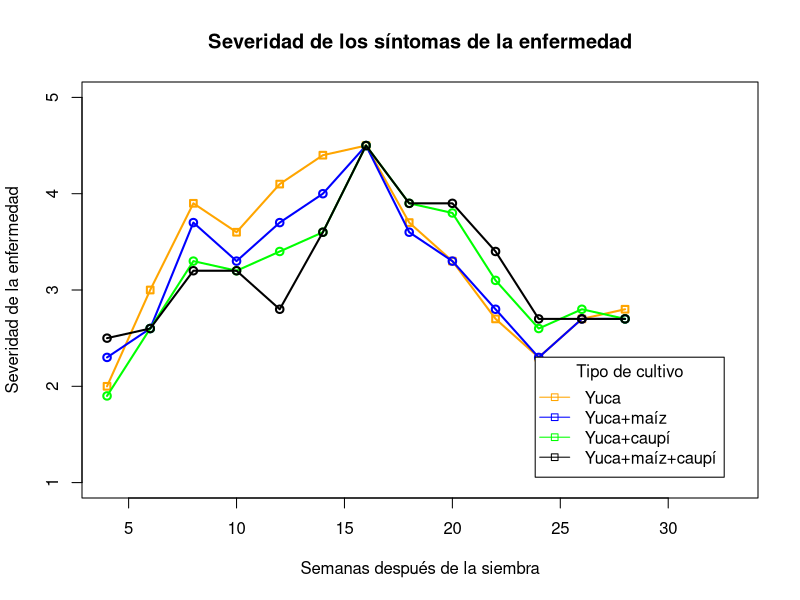

This chart was generated by the following R code:
# Epidemiología vegetal
# Ejercicio 9
# Dr. Ezequiel López
# Dr. Byron González
# http://cete.fausac.gt
# Este material es una traducción libre con base en el texto  
# Ecology and Epidemiology in R: Disease Progress Over Time
# https://www.apsnet.org/edcenter/disimpactmngmnt/topc/EcologyAndEpidemiologyInR/DiseaseProgress/Pages/default.aspx

# Efecto del cultivo intercalado en la severidad de la enfermedad

## Cargar los datos en formato de vector numérico

weeksAfterPlantingM <-
  c(4, 6, 8, 10, 12, 14, 16, 18, 20, 22, 24, 26, 28);

diseaseSevForCassavaM <-
  c(2.0, 3.0, 3.9, 3.6, 4.1, 4.4, 4.5,
    3.7, 3.3, 2.7, 2.3, 2.7, 2.8);

diseaseSevForCassavaAndMaizeM <-
  c(2.3, 2.6, 3.7, 3.3, 3.7, 4.0, 4.5,
    3.6, 3.3, 2.8, 2.3, 2.7, 2.7);

diseaseSevForCassavaAndCowpeaM <-
  c(1.9, 2.6, 3.3, 3.2, 3.4, 3.6, 4.5,
    3.9, 3.8, 3.1, 2.6, 2.8, 2.7);

diseaseSevForCassavaAndMaizeAndCowpeaM <-
  c(2.5, 2.6, 3.2, 3.2, 2.8, 3.6, 4.5,
    3.9, 3.9, 3.4, 2.7, 2.7, 2.7);

## Set default values for drawing a plot

default_type = 'o';
default_pch = 22;
default_xlim = c(4, 33);
default_ylim = c(1.0, 5);
default_xlab = 'Semanas después de la siembra';
default_ylab = 'Severidad de la enfermedad';
default_color1 = 'orange';
default_color2 = 'blue';
default_color3 = 'green';
default_color4 = 'black';
default_lty_for_actual_data = 1;
default_lty_for_fitted_data = 2;
default_lwd_for_actual_data = 2;
default_lwd_for_fitted_data = 1;

## Gráfico de la severidad de la enfermedad (y) contra semanas después de la ## siembra

# Gráfico de severidad de la enfermedad para yuca en monocultivo

plot(
  weeksAfterPlantingM, diseaseSevForCassavaM,
  type = default_type,
  pch = default_pch,
  lwd = default_lwd_for_actual_data,
  xlim = default_xlim,
  ylim = default_ylim,
  xlab = default_xlab,
  ylab = default_ylab,
  col = default_color1
);
title(main = 'Severidad de los síntomas de la enfermedad');

# Gráfico de la severidad de la enfermedad para yuca intercalada 
#    con maíz

lines(
  weeksAfterPlantingM,
  diseaseSevForCassavaAndMaizeM,
  type = default_type,
  lwd = default_lwd_for_actual_data,
  col = default_color2
);

# Gráfico de la severidad de la enfermedad para yuca intercalada
#    con caupí

lines(
  weeksAfterPlantingM,
  diseaseSevForCassavaAndCowpeaM,
  type = default_type,
  col = default_color3,
  lwd = default_lwd_for_actual_data
);

# Gráfico de la severidad de la enfermedad para yuca intercalada
#    con maíz y caupí

lines(
  weeksAfterPlantingM,
  diseaseSevForCassavaAndMaizeAndCowpeaM,
  type = default_type,
  col = default_color4,
  lwd = default_lwd_for_actual_data
);

## Agregue leyenda al gráfico

legend(
  'bottomright',
  c(
    'Yuca',
    'Yuca+maíz',
    'Yuca+caupí',
    'Yuca+maíz+caupí'
  ),
  pch = 22,
  lty = 1,
  col = c(
    'orange',
    'blue',
    'green',
    'black'
  ),
  title = 'Tipo de cultivo',
  inset = 0.05
)